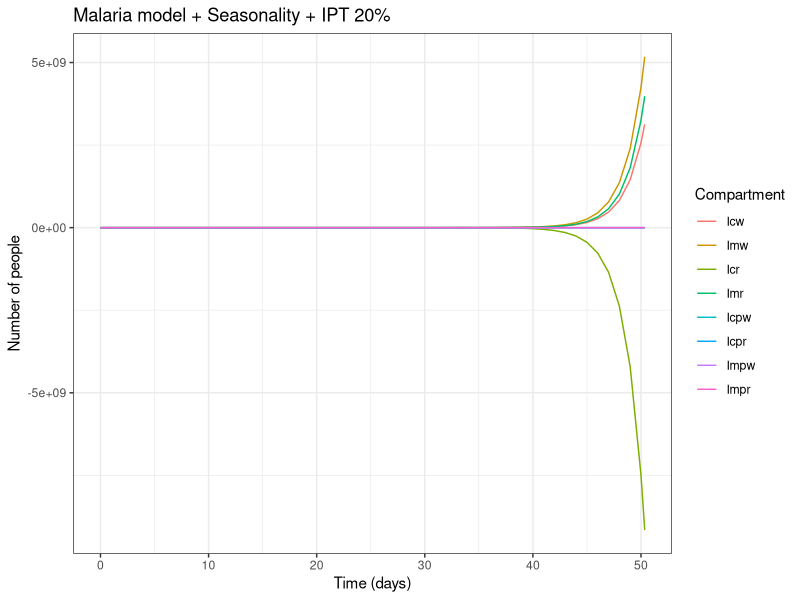

Source code (R):

# PACKAGES
require(deSolve)
require(reshape2)
require(ggplot2)
require(tidyverse)
require(gridExtra)
require(latticeExtra)
require(scales)

## ggplot theme
theme <- theme_set(theme_bw())+
  theme(plot.title = element_text(hjust = 0.5, face = "bold", size = 11))

Nh <- 10000   # total number of hosts
Nv <- 150000   # total number of vectors

## one strain model to get to an equilibrium, and then manually set starting prevalence
## initial state values for the one strain model to run to equilibrium
## will run the model for a while without chemoprevention to see where it stabilises to use as a starting point
initial_state_values <- c(Sh = 0.9 * Nh,
                          Ih = 0.1 * Nh,
                          Sv = Nv,
                          Ev = 0,
                          Iv = 0)

## parameters
parameters <- c(a = 0.3,       # mosquito biting rate per day (~1 bite per three days)
                b_v = 0.2,   # probability of infection from an infected host to a susceptible vector
                b_h = 0.40,   # probability of infection from an infected vector to a susceptible host
                mu_v = 1/14,  # mortality/recruitment rate of the vector
                gamma = 1/8,   # recovery rate from symptomatic treated individuals ~(5-14) days
                epsilon = 1/10) # rate of transition from exposed to infected vectors ~ 10 days

times <- seq(from = 0, to = 365, by = 1)    # simulate for a length of time to find equilibrium

rm_model <- function(time, state, parameters) {  
  
  with(as.list(c(state, parameters)), {
    
    Nh <- Sh + Ih     # total human population
    Nv <- Sv + Ev + Iv # total vector population
    
    ## force of infections
    lambda_h <- ((a * b_h)/Nh) * Iv
    lambda_v <- ((a * b_v)/Nh) * Ih
    
    # The differential equations
    # Host population dynamics:
    dSh <- - (lambda_h * Sh) + (gamma * Ih)
    dIh <-   (lambda_h * Sh) - (gamma * Ih)
    
    # Vector population dynamics:
    dSv <- (mu_v * Nv) - (lambda_v * Sv) - (mu_v * Sv)         
    dEv <- (lambda_v * Sv) - (epsilon * Ev) - (mu_v * Ev)
    dIv <- (epsilon * Ev) - (mu_v * Iv)
    
    # Output
    return(list(c(dSh, dIh, dSv, dEv, dIv))) 
  })
}

# Solve the equations
output_one <- as.data.frame(ode(y = initial_state_values, 
                                times = times, 
                                func = rm_model,
                                parms = parameters))


# Solve the equations
output_one <- as.data.frame(ode(y = initial_state_values, 
                                times = times, 
                                func = rm_model,
                                parms = parameters))

# Solve the equations
output_one <- as.data.frame(ode(y = initial_state_values, 
                                times = times, 
                                func = rm_model,
                                parms = parameters))

equilibrium <- output_one %>% dplyr::filter(time == 210)

equilibrium_start <- c(Sh = equilibrium$Sh,
                       Ih = equilibrium$Ih,
                       Sv = equilibrium$Sv,
                       Ev = equilibrium$Ev,
                       Iv = equilibrium$Iv)


prop_C = 0.12 # 12% of the population are children under 5
theta = 0.5  # aging children who retain some protection (partial protection)
prop_proph = 0.20 # prophylaxis coverage (baseline value)
nu = 1/(5*365) #Aging rate (1/5*365)
prev <- 0.1 ## prevalence of resistant strain
alpha_parm = 5 ## wild type and resistant weibull parms
beta_parm = 30 ## wild type strain duration of protection
beta_res = 11.7 ## resistant strain duration of protection

equilibrium_two <- c(
  # Susceptible population (subscript c is for children and m is for the adult population)
  Shc = equilibrium$Sh  *  (1-prop_proph) * prop_C,
  Shm = equilibrium$Sh  * (1 - prop_C),
  
  # Wild type strain
  Icw = equilibrium$Ih  *  (1 - prev) * (1 - prop_proph) * prop_C,
  Imw = equilibrium$Ih  *  (1-prev)  * (1- prop_C),
  
  # Resistant
  Icr = equilibrium$Ih  *  prev * (1 - prop_proph) * prop_C,
  Imr = equilibrium$Ih  * prev * (1- prop_C),
  
  # Prophylaxis (only for under 5)
  Pc  = equilibrium$Sh  * prop_proph * prop_C,
  Pm = equilibrium$Sh * prop_C *prop_proph * theta,
  Icpw = equilibrium$Ih * (1-prev) * prop_proph * prop_C,
  Icpr = equilibrium$Ih * prev * prop_proph * prop_C,
  Impw = equilibrium$Ih * prop_C * (1-prev) * prop_proph * theta,
  Impr = equilibrium$Ih * prop_C * prev * prop_proph * theta,
  
  # Mosquito/ vector population
  Sv  = equilibrium$Ev, 
  Evw = equilibrium$Ev * (1 - prev),
  Evr = equilibrium$Ev * prev,
  Ivw = equilibrium$Iv * (1 - prev),                     
  Ivr = equilibrium$Iv * prev)

## additional efficacy functions
weibull <- function(x, beta = beta_parm, alpha = alpha_parm) {
  pow <- -(x/beta)^alpha
  y <- exp(pow)
  return(y)
}

ipt_ptp <- function(time_days) {
  dose_vec <- c(seq(90, by = 365, length = 30), #12th week
                seq(114, by = 365, length = 30), # 20-24th week
                seq(194, by = 365, length = 30)) # 28-32th week
  
  
  dose_vec <- sort(dose_vec)
  ## when was their last dose of IPT
  if(time_days < min(dose_vec)) {
    protection <- 0
  } else {
    recent_dose <- dose_vec[max(which((time_days-dose_vec)>0))]
    ## days since IPT dose
    t <- time_days - recent_dose
    protection <- weibull(x = t, alpha = alpha_parm, beta = beta_parm)
  }
  return(protection)
}

ipt_ptp_res <- function(time_days) {
  dose_vec <- c(seq(90, by = 365, length = 30), #12th week for pregnant women
                seq(114, by = 365, length = 30), # 20-24th week
                seq(194, by = 365, length = 30)) # 28-32th week
  
  dose_vec <- sort(dose_vec)
  ## when was their last dose of IPT
  if(time_days < min(dose_vec)) {
    protection <- 0
  } else {
    recent_dose <- dose_vec[max(which((time_days-dose_vec)>0))]
    ## days since IPT dose
    t <- time_days - recent_dose
    protection <- weibull(x = t, alpha = alpha_parm, beta = beta_res)
  }
  return(protection)
}


rm_two_model <- function(time, state, parameters) {  
  
  with(as.list(c(state, parameters)), {
    
    Nh <- Shc + Shm + Icw + Imw + Icr + Imr + Pc + Pm + Icpw + Icpr + Impw + Impr # total human population
    Nv <- Sv + Evw + Evr + Ivw + Ivr # total vector population
    
    ## force of infections are strain dependent
    lambda_hw <- ((a * b_h)/Nh) * Ivw
    lambda_hr <- ((a * b_h)/Nh) * Ivr
    lambda_vw <- ((a * b_v)/Nh) * (Icw + Icpw+ Imw + Impw)
    lambda_vr <- ((a * b_v)/Nh) * (Icr + Icpr+ Imr + Impr)
    
    ## vector birth rate
    B <- (0.2 * cos((time * 2 * pi/365) + 3*pi/2) + 1) * mu_v
    ## protection from SMC based on the weibull function
    Ww <- ipt_ptp(time_days = time)
    Wr <- ipt_ptp_res(time_days = time) ## strain dependent protection
    
    # The differential equations
    # Host population dynamics:
    # # those who don't receive prophylaxis
    
    # Without prophylaxis (Children)
    dShc <- - (lambda_hw * Shc) - (lambda_hr * Shc) + (gamma * (Icw + Icr)) - (nu*Shc)
    dIcw <- (lambda_hw * Shc) - (gamma * Icw) - (nu*Icw)
    dIcr <- (lambda_hr * Shc) - (gamma * Icr) - (nu*Icr)
    
    # Without prophylaxis (Adults)
    dShm <- - (lambda_hw * Shm) - (lambda_hr * Shm) + (gamma * (Imw + Imr)) + (nu*Shc)
    dImw <- (lambda_hw * Shm) - (gamma * Imw) + (nu*Icw)
    dImr <- (lambda_hr * Shm) - (gamma * Imr) + (nu*Icr)
    
    ## prophylaxis (Children)
    dPc <- - ((1 - Ww) * lambda_hw * Pc) - ((1 - Wr) * lambda_hr * Pc) + (gamma * (Icpw + Icpr)) - (nu*Pc)
    dIcpw <- (1 - Ww) * (lambda_hw * Pc) - (gamma * Icpw) - (nu*Icpw)
    dIcpr <- (1 - Wr) * (lambda_hr * Pc) - (gamma * Icpr) - (nu*Icpr)
    
    ## prophylaxis (Adults) aged children retain some protection
    dPm <- - ((1 - Ww) * lambda_hw * Pm) - ((1 - Wr) * lambda_hr * Pm) + (gamma * (Impw + Impr)) + (nu* theta * Pc)
    dImpw <- (1 - Ww) * (lambda_hw * Pm) - (gamma * Impw) + (nu * theta * Icpw)
    dImpr <- (1 - Wr) * (lambda_hr * Pm) - (gamma * Impr) + (nu * theta* Icpr)
    
    # Vector population dynamics:
    dSv <- (B * Nv) - ((lambda_vw + lambda_vr) * Sv) - (mu_v * Sv)
    dEvw <- (lambda_vw * Sv) - (epsilon * Evw) - (mu_v * Evw)
    dEvr <- (lambda_vr * Sv) - (epsilon * Evr) - (mu_v * Evr)
    dIvw <- (epsilon * Evw) - (mu_v * Ivw)
    dIvr <- (epsilon * Evr) - (mu_v * Ivr)
    
    
    # Output
    return(list(c(dShc, dIcw, dIcr, # no prophylaxis(Children)
                  dShm, dImw, dImr, # no prophylaxis(Adults)
                  dPc, dIcpw, dIcpr, # prophylaxis (Children)
                  dPm, dImpw, dImpr, # prophylaxis (Adults)
                  dSv, dEvw, dEvr, dIvw, dIvr # vectors 
    ))) 
  })
}

times <- seq(from = 0, to = 365*10, by = 1)    # run for long enough to see the impact of IPT

parameters_two <- c(a = 0.3,       # mosquito biting rate per day
                    b_v = 0.2,   # probability of infection from an infected host to a susceptible vector
                    b_h = 0.40,   # probability of infection from an infected vector to a susceptible host
                    theta = 0.5,  # aging children who retain some protection (partial protection)
                    mu_v = 1/14,  # mortality/recruitment rate of the vector
                    gamma = 1/8,   # recovery rate from symptomatic treated individuals ~(5-14) days
                    nu = 1/(5*365), #Aging rate for the children
                    epsilon = 1/10, # rate of transition from exposed to infected vectors ~ 10 days
                    prop_proph = 0.20, # proportion of the population receiving prophylaxis
                    prev = 0.1, # Resistance prevalence at baseline
                    alpha_parm = 5, # weibull parameter
                    beta_parm = 30, # beta wild type
                    beta_res = 11.7) # beta resistant strain

out_two <- as.data.frame(ode(y = equilibrium_two, 
                             times = times, 
                             func = rm_two_model,
                             parms = parameters_two))
head(out_two)

out_two_long <- melt(as.data.frame(out_two), id = "time")  # turn output dataset into long format


g1<- ggplot(data = filter(out_two_long, variable %in% c( "Icw","Imw","Icpw", "Impw","Icr", "Imr","Icpr", "Impr")),                                               
            aes(x = time, y = value, colour = variable, group = variable)) +  
  geom_line() +                                                          
  xlab("Time (days)")+                                                   
  ylab("Number of people") +                                     
  labs(colour = "Compartment",                                           
       title = "Malaria model + Seasonality + IPT 20%") 

g1
